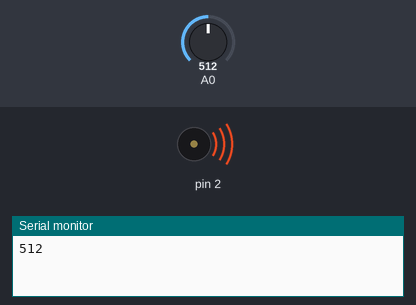
This sketch was run on a simulated Arduino Uno, built with avr-gcc and run on an emulated ATmega328P. Shown: buzzer (waves = sounding), the last lines printed to the serial monitor. The test bench sets the inputs (shaded band); at power-on: A0 = 512.

Above: at 2.8 s.
2.9 s: A0 set to 990
5.6 s: A0 set to 1011
At 6.6 s:
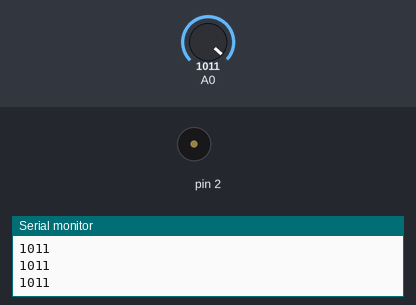
8.3 s: A0 set to 900
At 8.7 s:
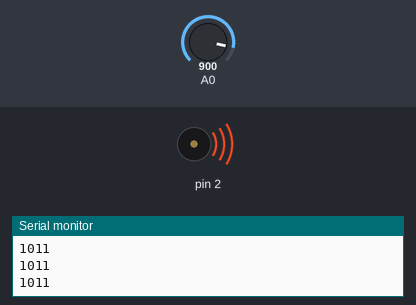
11.0 s: A0 set to 1010
Timing chart, 0 to 14.0 s (numbered marks = the images above; inputs shaded):
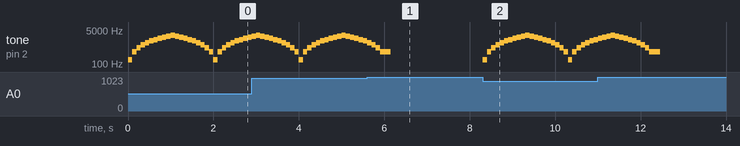

The sketch:

Rain_Alarm.ino
```cpp
int val=0;
int octave = 165;
void setup() {
  Serial.begin(9600);
  pinMode(A0,INPUT);
  pinMode(2,OUTPUT);
}

void loop() {
  // put your main code here, to run repeatedly:
    val = analogRead(A0);
    if(val<1000){
       for(int i=0;i<10;i++){
        tone(2,octave,250);
        octave+=250;
        delay(100);
      }
      for(int i=0;i<10;i++){
        tone(2,octave,250);
        octave-=250;
        delay(100);
      }
      octave = 165;
    }
    Serial.println(val);
}
```

Measured:
- the behaviour switches between 999 and 1000 on A0 (found by bisection; images 0 and 1)
- after the input at 8.3 s, tone on pin 2: plays 165 Hz for 0.10 s, 415 Hz for 0.10 s, 665 Hz for 0.10 s, 915 Hz for 0.10 s, 1165 Hz for 0.10 s, 1415 Hz for 0.10 s … (27 notes in this stretch), starting at once
- by itself, tone on pin 2: plays 165 Hz for 0.10 s, 415 Hz for 0.10 s, 665 Hz for 0.10 s, 915 Hz for 0.10 s, 1165 Hz for 0.10 s, 1415 Hz for 0.10 s … (29 notes in this stretch)
